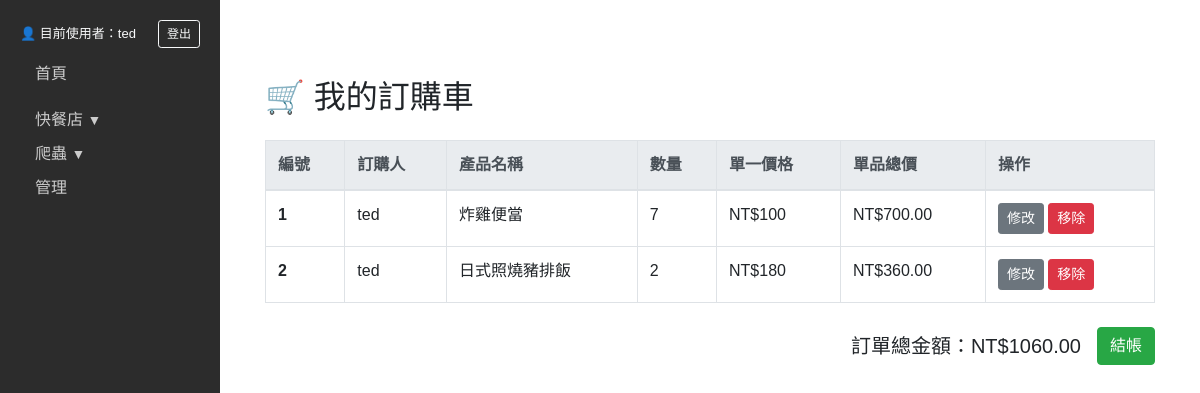
The page /webapp/cart (signed in) on the database as committed earlier.
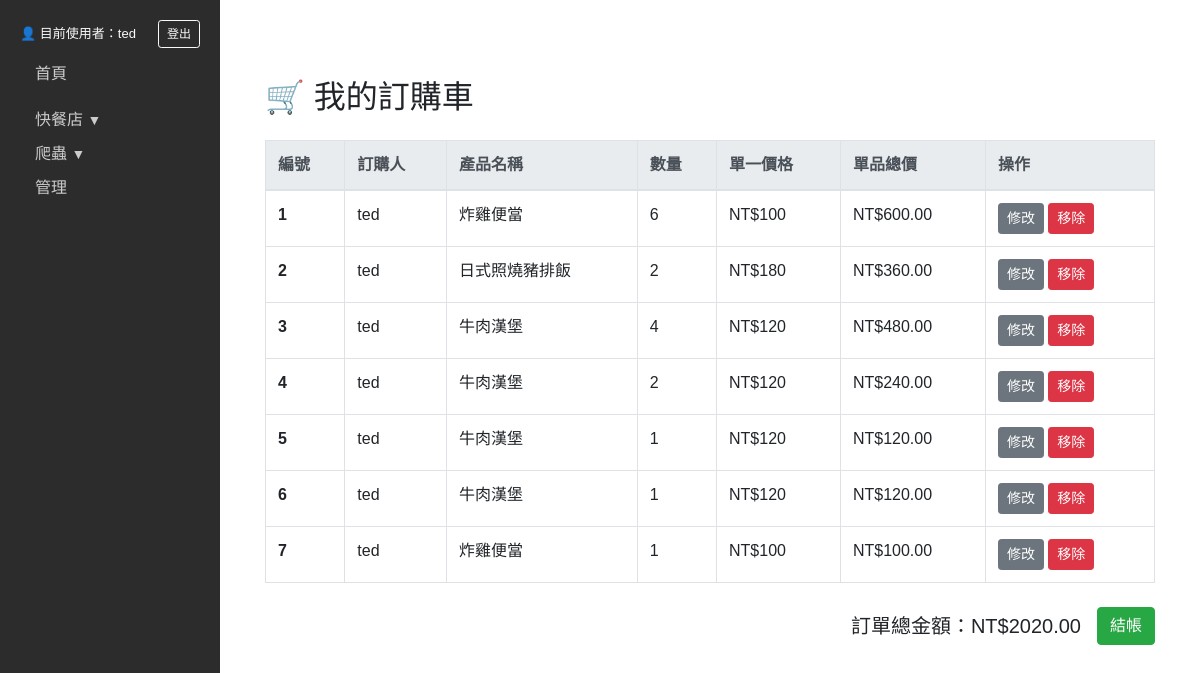
The same page on the database as committed later.
### webapp/models/home.py (models this page shows, shortened)
class Navigation(models.Model):
    title = models.CharField(max_length=100, verbose_name="名稱")  # 顯示文字
    url = models.CharField(max_length=200, blank=True, verbose_name="連結")  # 對應連結
    order = models.PositiveIntegerField(default=0, verbose_name="排序")
    parent_id = models.PositiveIntegerField(default=0, verbose_name="父節點ID")

### webapp/models/shop.py (models this page shows, shortened)
class OrderProduct(models.Model):
    customer = models.ForeignKey(User, on_delete=models.CASCADE, verbose_name="訂購人")
    product_name = models.CharField(max_length=100, verbose_name="產品名稱")
    quantity = models.PositiveIntegerField(default=1, verbose_name="數量")
    price = models.IntegerField(default=0, verbose_name="單一價格(元)")
    total_price = models.DecimalField(max_digits=10, decimal_places=2, verbose_name="單品總價")
    ordered_at = models.DateTimeField(auto_now_add=True, verbose_name="訂購時間")

### webapp/views/cart.py (the view)
# urls.py: path('cart', cart.cart, name='cart'),
@login_required(login_url='/')
def cart(request):
    order_products = OrderProduct.objects.filter(customer=request.user)
    nav_items = get_navigation()
    total_amount = order_products.aggregate(Sum('total_price'))['total_price__sum'] or 0
    context = {
        'order_products': order_products,
        'nav_items': nav_items,
        'total_amount': total_amount
    }
    return render(request, 'webapp/cart.html', context)

### webapp/utils/home.py (called while the page is built)
def get_navigation():
    all_items = Navigation.objects.all().order_by("order")
    nav_dict = {}
    for item in all_items:
        nav_dict[item.id] = {"obj": item, "children": []}
    roots = []
    for item in all_items:
        if item.parent_id == 0:
            roots.append(nav_dict[item.id])
        else:
            nav_dict[item.parent_id]["children"].append(nav_dict[item.id])
    return roots

### templates/webapp/cart.html (shortened to what this page needs)
{% extends 'webapp/home.html' %}
{% block content %}
<div class="container mt-5">
  <h2 class="mb-4">🛒 我的訂購車</h2>
  {% if order_products %}
    <table class="table table-bordered table-hover">
      <thead class="thead-light">
        <tr>
          <th scope="col">編號</th>
          <th scope="col">訂購人</th>
          <th scope="col">產品名稱</th>
          <th scope="col">數量</th>
          <th scope="col">單一價格</th>
          <th scope="col">單品總價</th>
          <th scope="col">操作</th>
        </tr>
      </thead>
      <tbody>
            {% for item in order_products %}
        <tr data-item-id="{{ item.id }}">
          <th scope="row">{{ forloop.counter }}</th>
          <td>{{ item.customer }}</td>
          <td>{{ item.product_name }}</td>
          <td>
            <span class="quantity-text">{{ item.quantity }}</span>
          </td>
          <td>NT${{ item.price }}</td>
          <td class="total-price">NT${{ item.total_price }}</td>
          <td>
            <button type="button" class="btn btn-sm btn-secondary edit-btn">修改</button>
            <button type="button" class="btn btn-sm btn-danger remove-btn">移除</button>
          </td>
        </tr>
        {% endfor %}
      </tbody>
    </table>
    <div class="d-flex justify-content-end align-items-center mt-4">
      <h5 id="order-total" class="mb-0" style="margin-right: 1rem;">
        訂單總金額：NT${{ total_amount|floatformat:2 }}
      </h5>
      <a href="#" id="checkout-btn" class="btn btn-success">結帳</a>
    </div>
  {% else %}
    <div class="alert alert-info" role="alert">
      您的訂購車目前是空的。
    </div>
  {% endif %}
</div>
{% endblock %}

### templates/webapp/home.html (shortened to what this page needs)
<!DOCTYPE html>
<html lang="zh-Hant">
<head>
    {% block head_extra %}
    <link href="https://cdn.jsdelivr.net/npm/bootstrap@4.6.2/dist/css/bootstrap.min.css" rel="stylesheet">
    {% endblock %}
    <link rel="stylesheet" href="https://unpkg.com/vue-easytable/libs/theme-default/index.css">
    <link rel="stylesheet" href="https://cdn.jsdelivr.net/npm/sweetalert2@11/dist/sweetalert2.min.css">
</head>
<body>
    <div class="layout-container">
        <div class="sidebar">
            {% if request.user.is_authenticated %}
              <div class="text-light mb-3 d-flex justify-content-between align-items-center" style="font-size: 13px;">
                  <span>👤 目前使用者：{{ request.user.username }}</span>
                  <form action="{% url 'logout' %}" method="post" style="margin: 0;">
                      <button type="submit" class="btn btn-outline-light btn-sm" style="font-size: 12px;">登出</button>
                  </form>
              </div>
            {% endif %}
<ul>
            {% for node in nav_items %}
                <li>
                    {% if node.children %}
                        <span class="toggle-node" onclick="toggleChildren({{ node.obj.id }})">
                            {% if node.obj.order == 1 %}
                                <strong>{{ node.obj.title }}</strong>
                            {% else %}
                                {{ node.obj.title }}
                            {% endif %}
                        </span>
                    {% else %}
                        {% if node.obj.order == 1 %}
                            <h2><a href="{{ node.obj.url }}">{{ node.obj.title }}</a></h2>
                        {% else %}
                            <a href="{{ node.obj.url }}">{{ node.obj.title }}</a>
                        {% endif %}
                    {% endif %}
                </li>
            {% endfor %}
            </ul>
        </div>
        <div class="content">
            {% block content %}{% endblock %}
        </div>
    </div>
</body>
</html>

Rows that differ between the two databases and show on the page:
changed OrderProduct (number 1 of 7 on the later page): quantity "7" → "6"; total_price "700.00" → "600.00"
added OrderProduct: customer "ted", product_name "牛肉漢堡", quantity "4", price "120", total_price "480.00"
added OrderProduct: customer "ted", product_name "牛肉漢堡", quantity "2", price "120", total_price "240.00"
added OrderProduct: customer "ted", product_name "牛肉漢堡", quantity "1", price "120", total_price "120.00"
added OrderProduct: customer "ted", product_name "牛肉漢堡", quantity "1", price "120", total_price "120.00"
added OrderProduct: customer "ted", product_name "炸雞便當", quantity "1", price "100", total_price "100.00"
Other text that changed with them:
{{ total_amount|floatformat:2 }}: "1060.00" → "2020.00"
